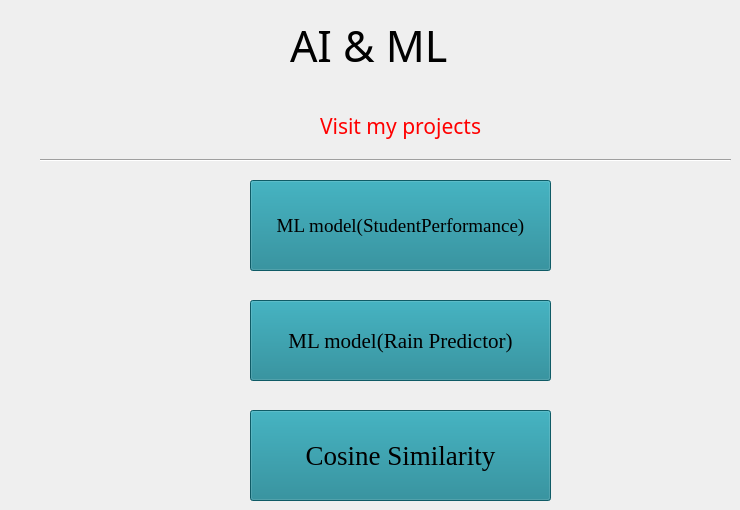
    <widget class="QWidget" name="main_page">
     <widget class="QPushButton" name="ML1_btn">
      <property name="geometry">
       <rect>
        <x>250</x>
        <y>180</y>
        <width>301</width>
        <height>91</height>
       </rect>
      </property>
      <property name="font">
       <font>
        <family>Georgia</family>
        <pointsize>14</pointsize>
       </font>
      </property>
      <property name="styleSheet">
       <string notr="true">background-color:#157f8f</string>
      </property>
      <property name="text">
       <string>ML model(StudentPerformance)</string>
      </property>
     </widget>
     <widget class="QLabel" name="label_2">
      <property name="geometry">
       <rect>
        <x>320</x>
        <y>110</y>
        <width>161</width>
        <height>31</height>
       </rect>
      </property>
      <property name="font">
       <font>
        <family>Impact</family>
        <pointsize>16</pointsize>
       </font>
      </property>
      <property name="styleSheet">
       <string notr="true">color:red;</string>
      </property>
      <property name="text">
       <string>Visit my projects</string>
      </property>
     </widget>
     <widget class="QLabel" name="label">
      <property name="geometry">
       <rect>
        <x>290</x>
        <y>20</y>
        <width>231</width>
        <height>51</height>
       </rect>
      </property>
      <property name="font">
       <font>
        <family>Lucida Handwriting</family>
        <pointsize>32</pointsize>
       </font>
      </property>
      <property name="text">
       <string>AI &amp; ML</string>
      </property>
     </widget>
     <widget class="QPushButton" name="ML2_btn">
      <property name="geometry">
       <rect>
        <x>250</x>
        <y>300</y>
        <width>301</width>
        <height>81</height>
       </rect>
      </property>
      <property name="font">
       <font>
        <family>Georgia</family>
        <pointsize>16</pointsize>
       </font>
      </property>
      <property name="styleSheet">
       <string notr="true">background-color:#157f8f</string>
      </property>
      <property name="text">
       <string>ML model(Rain Predictor)</string>
      </property>
     </widget>
     <widget class="QPushButton" name="cosine_similar_btn">
      <property name="geometry">
       <rect>
        <x>250</x>
        <y>410</y>
        <width>301</width>
        <height>91</height>
       </rect>
      </property>
      <property name="font">
       <font>
        <family>Georgia</family>
        <pointsize>20</pointsize>
       </font>
      </property>
      <property name="styleSheet">
       <string notr="true">background-color:#157f8f</string>
      </property>
      <property name="text">
       <string>Cosine Similarity</string>
      </property>
     </widget>
     <widget class="Line" name="line">
      <property name="geometry">
       <rect>
        <x>40</x>
        <y>150</y>
        <width>691</width>
        <height>20</height>
       </rect>
      </property>
      <property name="styleSheet">
       <string notr="true">color:#EEEEEE;</string>
      </property>
      <property name="orientation">
       <enum>Qt::Horizontal</enum>
      </property>
     </widget>
    </widget>
